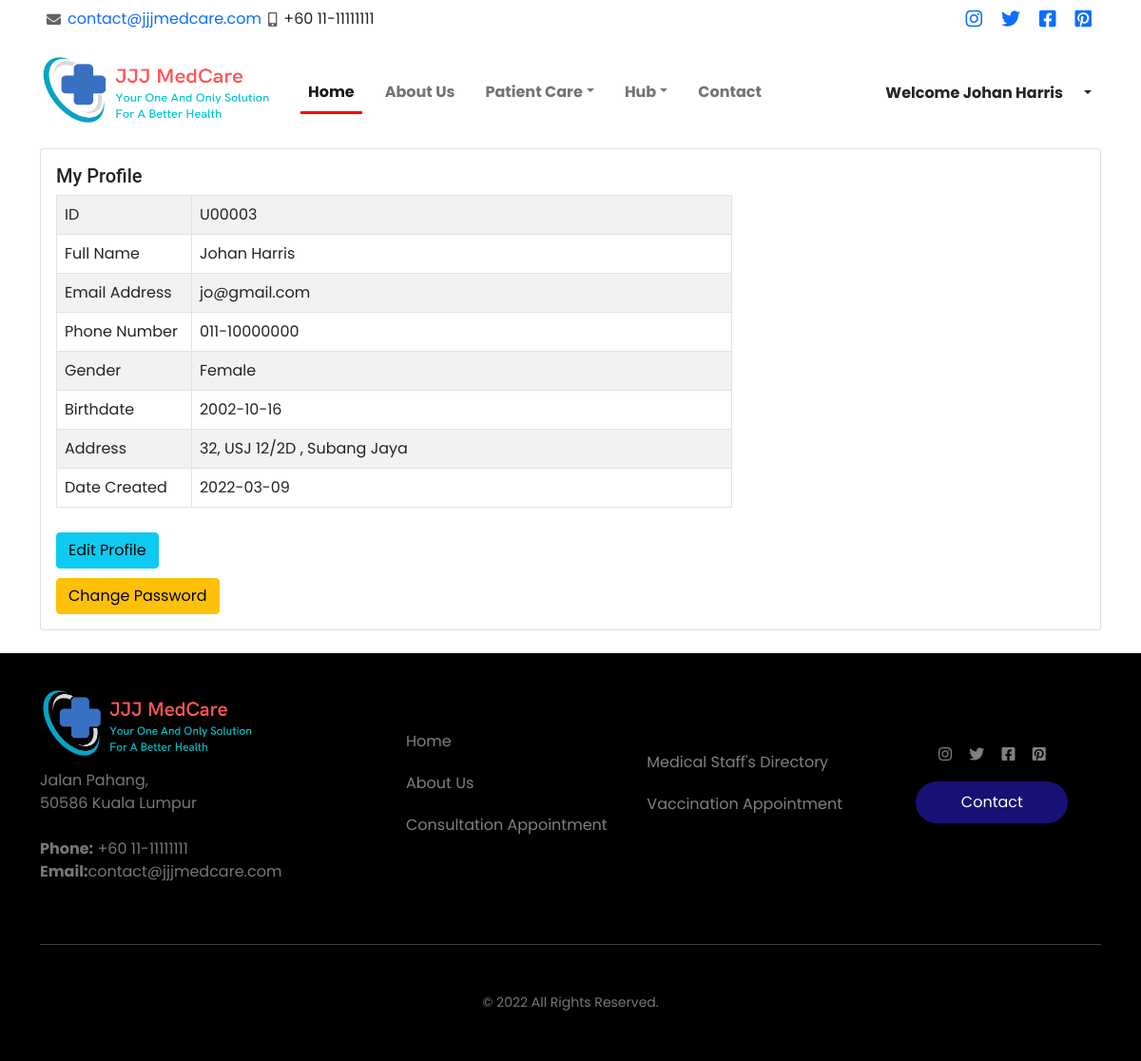
The app's page /userdashboard_profile.php (signed in), older data.
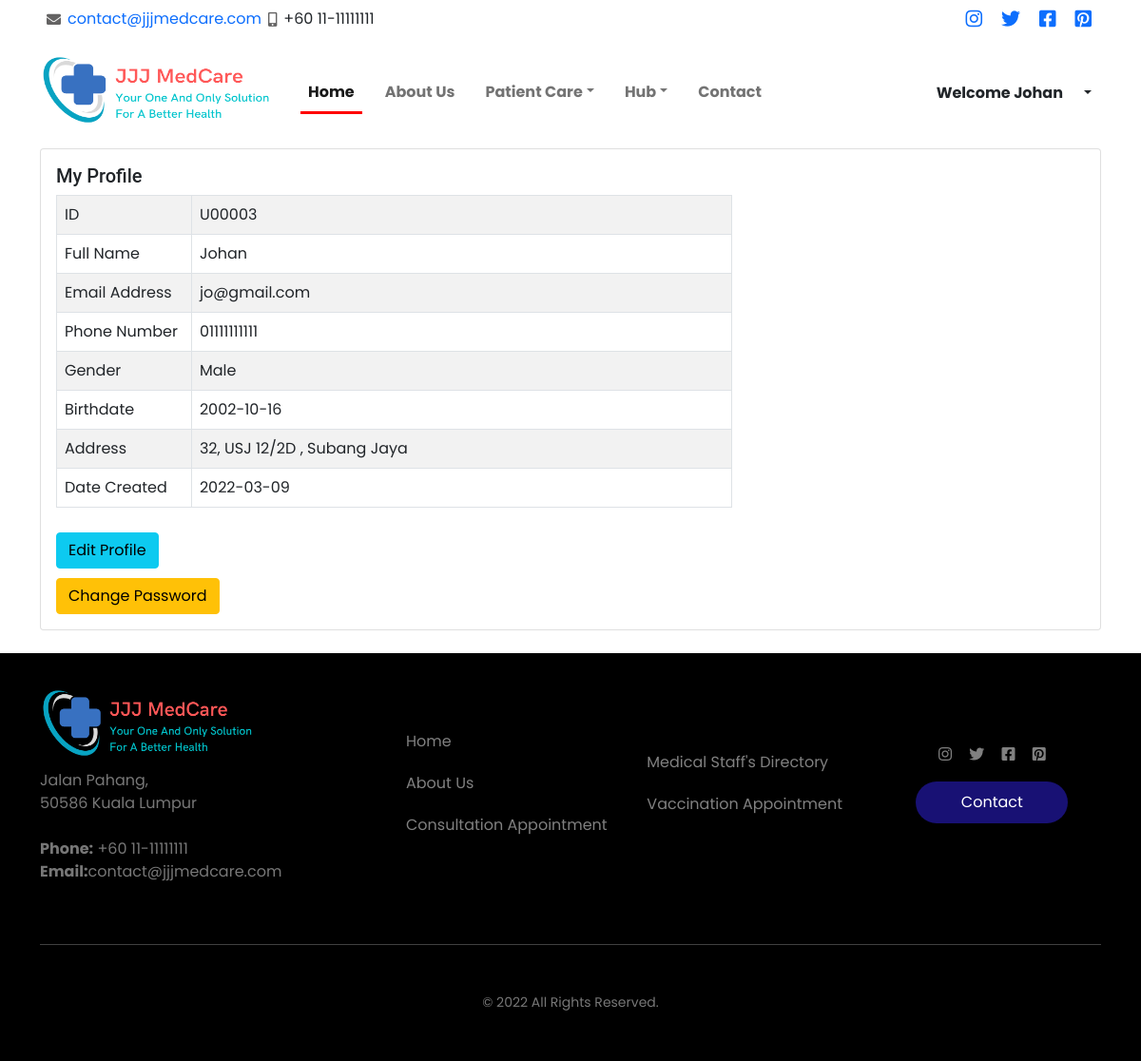
The same page, newer data.
### tables this page shows
CREATE TABLE `user` (
  `userPrefix` varchar(10) NOT NULL DEFAULT 'U',
  `userId` int(5) UNSIGNED ZEROFILL NOT NULL,
  `userName` varchar(50) NOT NULL,
  `userEmail` varchar(50) NOT NULL,
  `userPassword` varchar(50) NOT NULL,
  `usertype` varchar(50) NOT NULL DEFAULT 'user',
  `userDate_created` date NOT NULL DEFAULT current_timestamp(),
  `userPhone_number` varchar(50) NOT NULL,
  `userGender` varchar(50) NOT NULL,
  `userBirthdate` date NOT NULL,
  `userAddress` varchar(50) NOT NULL,
  `userImage_status` int(11) NOT NULL
);

### userdashboard_profile.php (the view, shortened to what the changed rows need)
<?php
include 'connection.php';
?>
<!DoCTYPE html>
<html>
<head>
  <link rel="stylesheet" href="asset/css/userstyle.css?v=<?php echo time(); ?>">
  <?php include('asset/includes/cssCDN.php'); ?>
</head>
<body>
  <?php include('asset/includes/navBar.php'); ?>
  <div class="container">
    <div class="card mb-4">
      <div class="row g-0">
        <div class="col-md-8">
          <div class="card-body">
            <div class="table-responsive">
              <table class="table table-bordered table-condensed table-striped">
                <tbody>
                  <?php
                  $currentUser = $_SESSION['userId'];
                  $sql = "SELECT * FROM user WHERE userId ='$currentUser'";
                  $result = mysqli_query($data, $sql);
                  if ($result) {
                    while ($row = mysqli_fetch_assoc($result)) {
                      $prefix = $row['userPrefix'];
                      $id = $row['userId'];
                      $name = $row['userName'];
                      $email = $row['userEmail'];
                      $phone_number = $row['userPhone_number'];
                      $gender = $row['userGender'];
                      $address = $row['userAddress'];
                      $birthdate = $row['userBirthdate'];
                      $dateCreated = $row['userDate_created'];
                  ?>
                      <tr>
                        <td width="20%">ID</td>
                        <td><?php echo $prefix . "" . $id ?></td>
                      </tr>
                      <tr>
                        <td>Full Name</td>
                        <td><?php echo $name ?></td>
                      </tr>
                      <tr>
                        <td>Email Address</td>
                        <td><?php echo $email ?></td>
                      </tr>
                      <tr>
                        <td>Phone Number</td>
                        <td><?php echo $phone_number ?></td>
                      </tr>
                      <tr>
                        <td>Gender</td>
                        <td><?php echo $gender ?></td>
                      </tr>
                      <tr>
                        <td>Birthdate</td>
                        <td><?php echo $birthdate ?></td>
                      </tr>
                      <tr>
                        <td>Address</td>
                        <td><?php echo $address ?></td>
                      </tr>
                      <tr>
                        <td>Date Created</td>
                        <td><?php echo $dateCreated ?></td>
                      </tr>
                </tbody>
              </table>
              <div class="col-md-3">
          <button type="button" class="btn btn-info" data-bs-toggle="modal" data-bs-target="#editUserProfile" style="margin-top: 10px;">Edit Profile</button>
          <button type="button" class="btn btn-warning" style="margin-top: 10px;" data-bs-toggle="modal" data-bs-target="#changePass">Change Password</button>
        </div>
            </div>
          </div>
        </div>
      </div>
    </div>
  </div>
  <?php } } ?>
</body>
</html>

### asset/includes/navBar.php (shortened to what the changed rows need)
<!doctype html>
<html>
<head>
  <link rel="stylesheet" href="asset/css/main.css">
  <link rel="stylesheet" href="asset/css/header.css">
  <link rel="stylesheet" href="asset/css/footer.css">
  <link href="https://cdnjs.cloudflare.com/ajax/libs/font-awesome/5.15.3/css/all.min.css" rel="stylesheet">
  <link rel="stylesheet" href="https://cdnjs.cloudflare.com/ajax/libs/font-awesome/4.7.0/css/font-awesome.min.css">
  <link href="https://cdn.jsdelivr.net/npm/bootstrap@5.0.0-beta2/dist/css/bootstrap.min.css" rel="stylesheet">
</head>
<body>
  <div class="container-fluid">
    <div class="container">
      <nav class="navbar navbar-expand-lg navbar-light">
        <div class="collapse navbar-collapse gx-4" id="toggleCollapse">
          <?php
          if (!isset($_SESSION['userName'])) {
          ?>
            <div class="ml-auto ms-auto">
              <div class="btn-group">
                <button type="button" class="btn">Welcome Guest</button>
                <button type="button" class="btn dropdown-toggle dropdown-toggle-split" data-toggle="dropdown" aria-haspopup="true" aria-expanded="false">
                  <span class="sr-only">Toggle Dropdown</span>
                </button>
                <div class="dropdown-menu">
                  <a class="dropdown-item" href="login.php">Login</a>
                  <a class="dropdown-item" href="registration.php">Register</a>
                </div>
              </div>
            <?php
          } else {
            ?>
              <div class="ml-auto ms-auto">
                <div class="btn-group">
                  <button type="button" class="btn">Welcome <?php echo $_SESSION['userName']; ?></button>
                  <button type="button" class="btn dropdown-toggle dropdown-toggle-split" data-toggle="dropdown" aria-haspopup="true" aria-expanded="false">
                  </button>
                </div>
              </div>
            <?php
          }
            ?>
            </div>
        </div>
    </div>
</html>

Row changes from the older to the newer data that the page shows:
changed user "jo@gmail.com": userName "Johan Harris" → "Johan"; userPhone_number "011-10000000" → "01111111111"; userGender "Female" → "Male"
Text that changed along with them:
$_SESSION['userName']: "Johan Harris" → "Johan"
